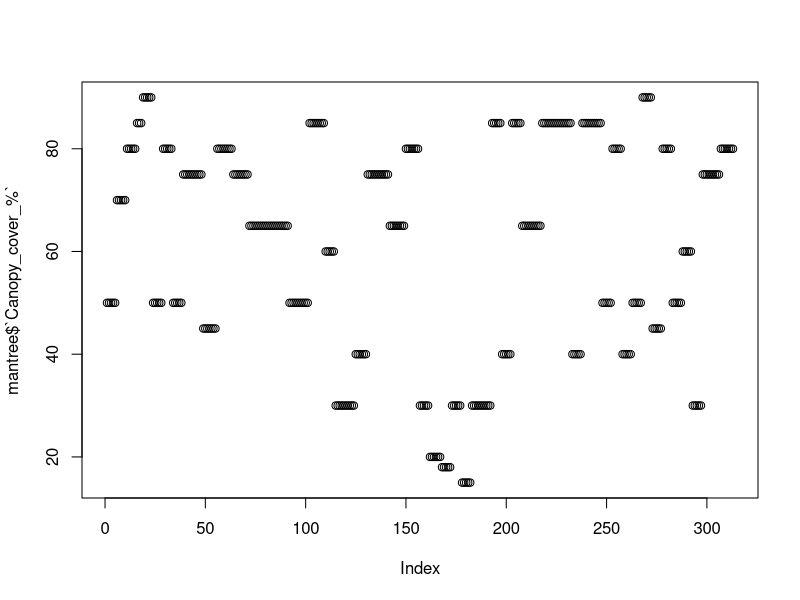
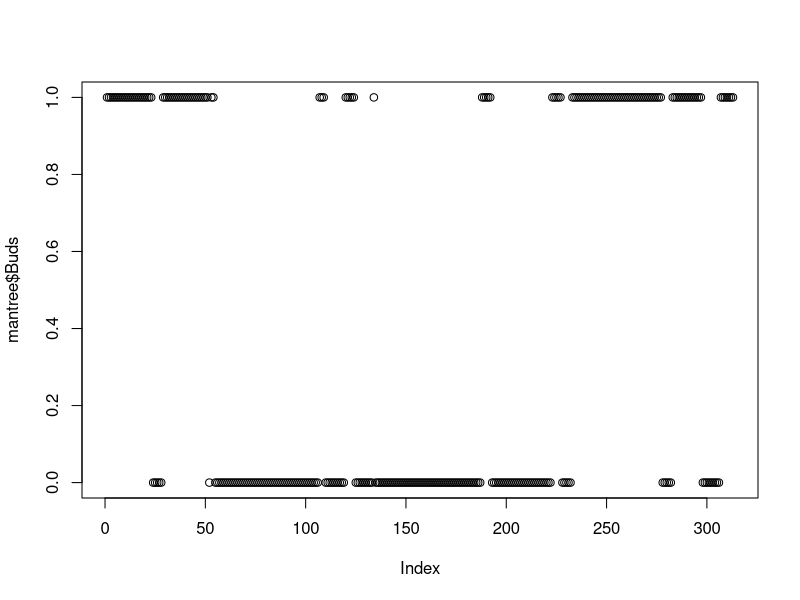
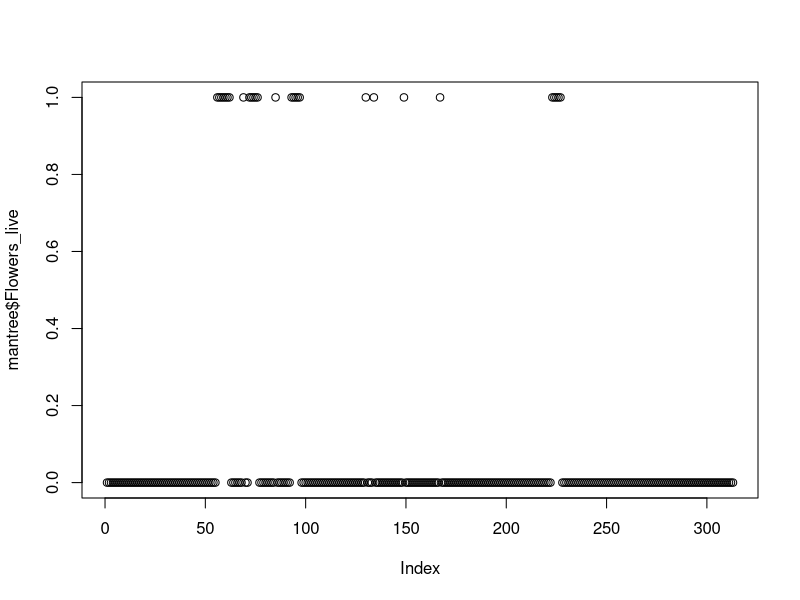
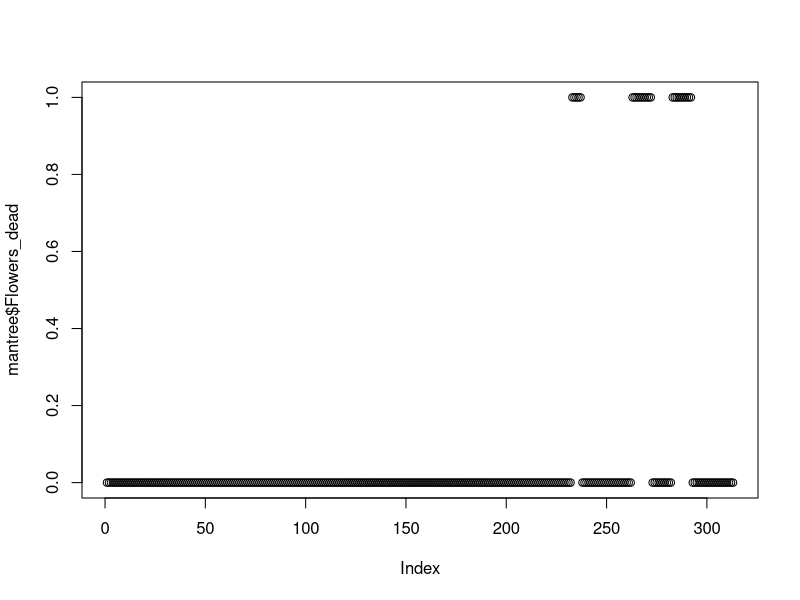
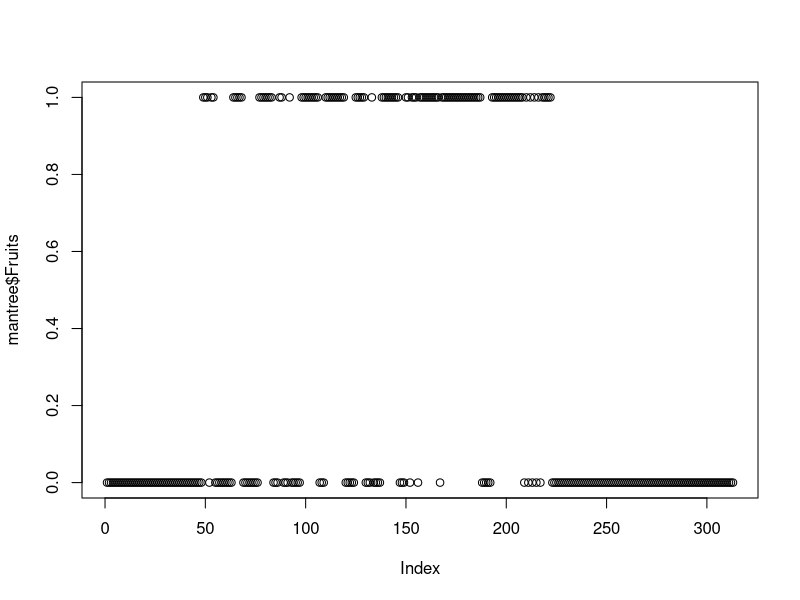
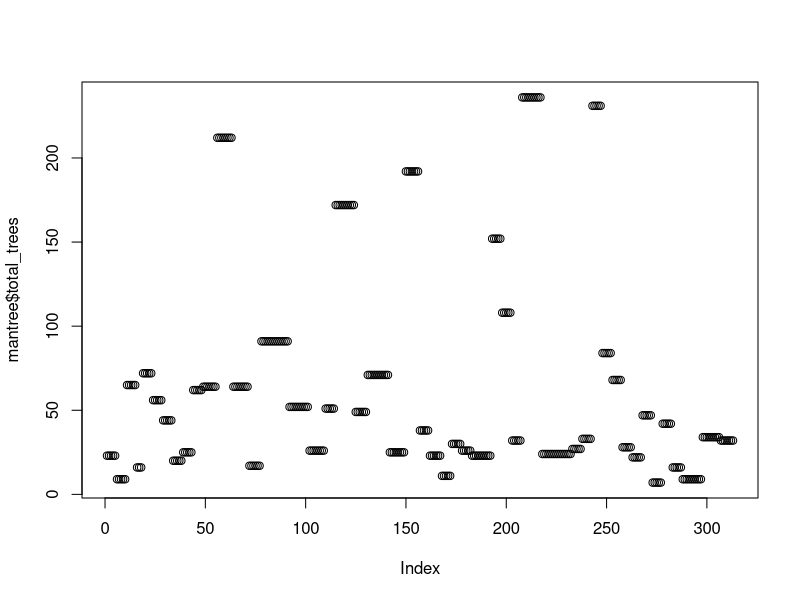
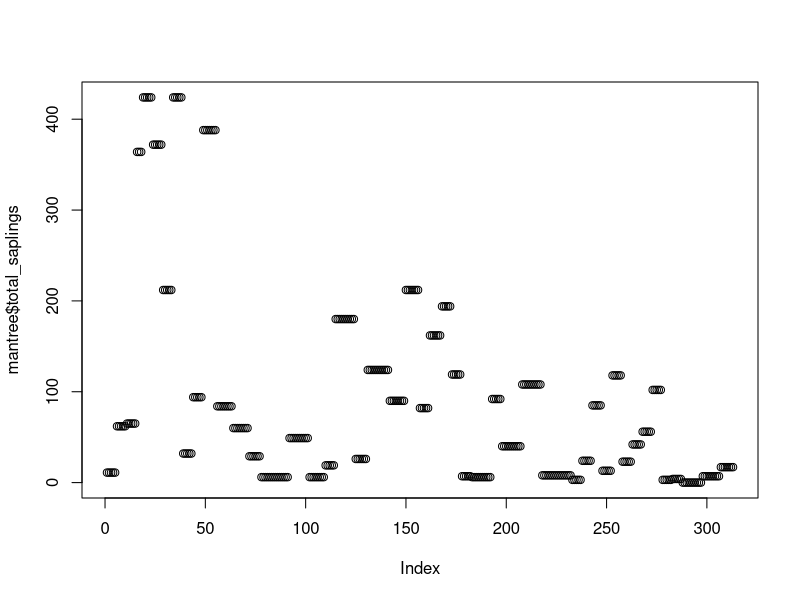
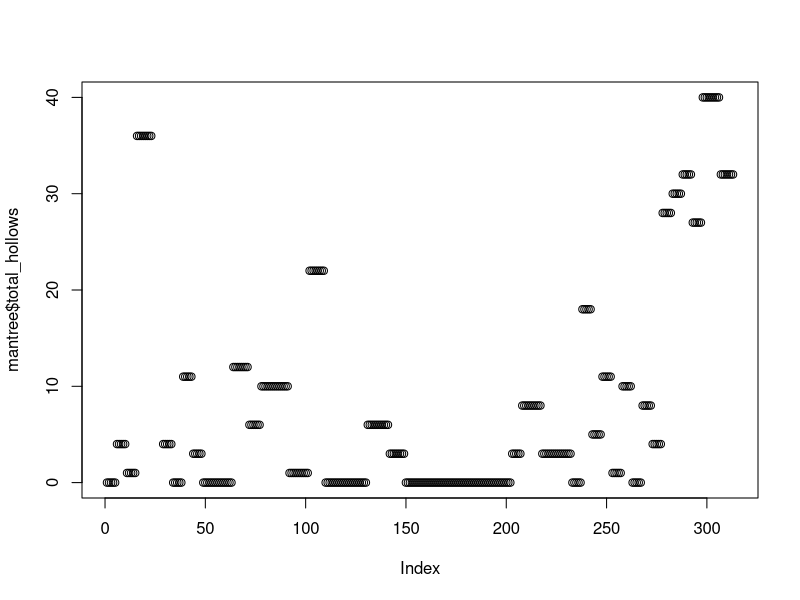

Recreate these plots in R, in order.
## ---- chunk 1
#install.packages("readxl")
#install.packages("tidyverse")

library(readxl)
library(tidyverse)
## ---- chunk 2
# set working directory
setwd("C:/Users/z5204897/OneDrive - UNSW/Desktop/PhD/Data_analysis/Project/Functional_traits")

# input mangrove tree data
mantree <- read_excel("Data/Functional_traits_combined_data.xlsx", sheet = "Mangrove_tree") %>% 
  arrange(Date, Time) %>% 
  mutate(total_trees = Trees * 100/Quadrat_size_m2, 
         total_saplings = Saplings * 100/Quadrat_size_m2,
         total_hollows = Hollows * 100/Quadrat_size_m2,
         # add columns for total tree, seedling and hollow counts per 1m2 for each species to standardise  counts
         Buds = case_when(  # reassign Buds as a numeric variable
           Buds == "Yes" ~ 1,
           Buds == "No" ~ 0
         ),
         Flowers_live = case_when(  # reassign Flowers_live as a numeric variable
           Flowers_live == "Yes" ~ 1,
           Flowers_live == "No" ~ 0
         ),
         Flowers_dead = case_when(  # reassign Flowers_dead as a numeric variable
           Flowers_dead == "Yes" ~ 1,
           Flowers_dead == "No" ~ 0
         ),
         Fruits = case_when(  # reassign Fruits as a numeric variable
           Fruits == "Yes" ~ 1,
           Fruits == "No" ~ 0
         ),
         rest_year = case_when(
           Site == "HS" ~ as.numeric("2008"),
           Site == "CC" ~ as.numeric("1990"),
           Site == "CF" ~ as.numeric("1993"),
           Site == "DLW" ~ as.numeric("2014"),
           Site == "CCW" ~ as.numeric("2007"), # don't know the exact year, need to investigate
           Site == "YCW" ~ as.numeric("2018")
         )) # add a column for restoration years
# double check with Will years for each

# mangrove subquadrat data
manq <- read_excel("Data/Functional_traits_combined_data.xlsx", sheet = "Mangrove_quadrat") %>% 
  arrange(Date, Time) %>% 
  filter(Pneu_dia_mm > 2.5) %>% # excluding unrealistic data point
  mutate(rest_year = case_when(
           Site == "HS" ~ as.numeric("2008"),
           Site == "CC" ~ as.numeric("1990"),
           Site == "CF" ~ as.numeric("1993"),
           Site == "DLW" ~ as.numeric("2014"),
           Site == "CCW" ~ as.numeric("2007"), # don't know the exact year, need to investigate
           Site == "YCW" ~ as.numeric("2018")
         ),
         pneu_h_d = Pneu_ht_mm/Pneu_dia_mm) # add a column for restoration years
## ---- chunk 3
# eventually, should combine this with mangrove tree data.

# mangrove leaf herbivory data
manherb <- read_excel("Data/Functional_traits_combined_data.xlsx", sheet = "Mangrove_herb") %>% 
  rowwise() %>% 
  mutate(Herb_av = mean(c_across(Leaf_1:Leaf_5), na.rm = TRUE))
## ---- chunk 4
# plot by observation order
plot(mantree$`Canopy_cover_%`)
plot(mantree$Buds)
plot(mantree$Flowers_live)
plot(mantree$Flowers_dead)
plot(mantree$Fruits)
plot(mantree$total_trees)
plot(mantree$total_saplings)
plot(mantree$total_hollows)

# plot by site
new_order <- with(mantree, reorder(Site, `Canopy_cover_%`, median, na.rm=T)) 
boxplot(`Canopy_cover_%` ~ new_order, data = mantree)

new_order <- with(mantree, reorder(Site, total_trees, median, na.rm=T)) 
boxplot(total_trees ~ new_order, data = mantree)

new_order <- with(mantree, reorder(Site, total_saplings, median, na.rm=T)) 
boxplot(total_saplings ~ new_order, data = mantree)

new_order <- with(mantree, reorder(Site, total_hollows, median, na.rm=T)) 
boxplot(total_hollows ~ new_order, data = mantree)
## ---- chunk 5

## ---- chunk 6
grey <- mantree %>% 
  filter(Species == "Grey")

# plot by order of observation
plot(grey$Stems)
plot(grey$DBH_cm)
plot(grey$Basal_circ_cm)
plot(grey$Height_m)

# plot by site
new_order <- with(grey, reorder(Site, Stems, median, na.rm=T)) 
boxplot(Stems ~ new_order, data = grey)

new_order <- with(grey, reorder(Site, DBH_cm, median, na.rm=T)) 
boxplot(DBH_cm ~ new_order, data = grey)

new_order <- with(grey, reorder(Site, Basal_circ_cm, median, na.rm=T)) 
boxplot(Basal_circ_cm ~ new_order, data = grey)

new_order <- with(grey, reorder(Site, Height_m, median, na.rm=T)) 
boxplot(Height_m ~ new_order, data = grey)
## ---- chunk 7
river <- mantree %>% 
  filter(Species == "River")

# plot by order of observation
plot(river$Stems)
plot(river$DBH_cm)
plot(river$Basal_circ_cm)
plot(river$Height_m)

# plot by site
new_order <- with(river, reorder(Site, Stems, median, na.rm=T)) 
boxplot(Stems ~ new_order, data = river)

new_order <- with(river, reorder(Site, DBH_cm, median, na.rm=T)) 
boxplot(DBH_cm ~ new_order, data = river)

new_order <- with(river, reorder(Site, Basal_circ_cm, median, na.rm=T)) 
boxplot(Basal_circ_cm ~ new_order, data = river)

new_order <- with(river, reorder(Site, Height_m, median, na.rm=T)) 
boxplot(Height_m ~ new_order, data = river)
## ---- chunk 8
orange <- mantree %>% 
  filter(Species == "Orange")

# plot by order of observation
plot(orange$Stems)
plot(orange$DBH_cm)
plot(orange$Basal_circ_cm)
plot(orange$Height_m)

# plot by site
new_order <- with(orange, reorder(Site, Stems, median, na.rm=T)) 
boxplot(Stems ~ new_order, data = orange)

new_order <- with(orange, reorder(Site, DBH_cm, median, na.rm=T)) 
boxplot(DBH_cm ~ new_order, data = orange)

new_order <- with(orange, reorder(Site, Basal_circ_cm, median, na.rm=T)) 
boxplot(Basal_circ_cm ~ new_order, data = orange)

new_order <- with(orange, reorder(Site, Height_m, median, na.rm=T)) 
boxplot(Height_m ~ new_order, data = orange)
## ---- chunk 9
# plot by order of observation
plot(manherb$Herb_av)

# plot by site
new_order <- with(manherb, reorder(Site, Herb_av, median, na.rm=T)) 
boxplot(Herb_av ~ new_order, data = manherb)

# plot by estuary
boxplot(Herb_av ~ Estuary, data = manherb)
## ---- chunk 10
hgrey <- manherb %>% 
  filter(Species == "Grey")

# plot by order of observation
plot(hgrey$Herb_av)

# plot by site
new_order <- with(hgrey, reorder(Site, Herb_av, median, na.rm=T)) 
boxplot(Herb_av ~ new_order, data = hgrey)
# lower herbivory at younger restoration sites than older and natural sites (except SI)
## ---- chunk 11
horange <- manherb %>% 
  filter(Species == "Orange")

# plot by order of observation
plot(horange$Herb_av)

# plot by site
new_order <- with(horange, reorder(Site, Herb_av, median, na.rm=T)) 
boxplot(Herb_av ~ new_order, data = horange)
## ---- chunk 12
hriver <- manherb %>% 
  filter(Species == "River")

# plot by order of observation
plot(hriver$Herb_av)

# plot by site
new_order <- with(hriver, reorder(Site, Herb_av, median, na.rm=T)) 
boxplot(Herb_av ~ new_order, data = hriver)
